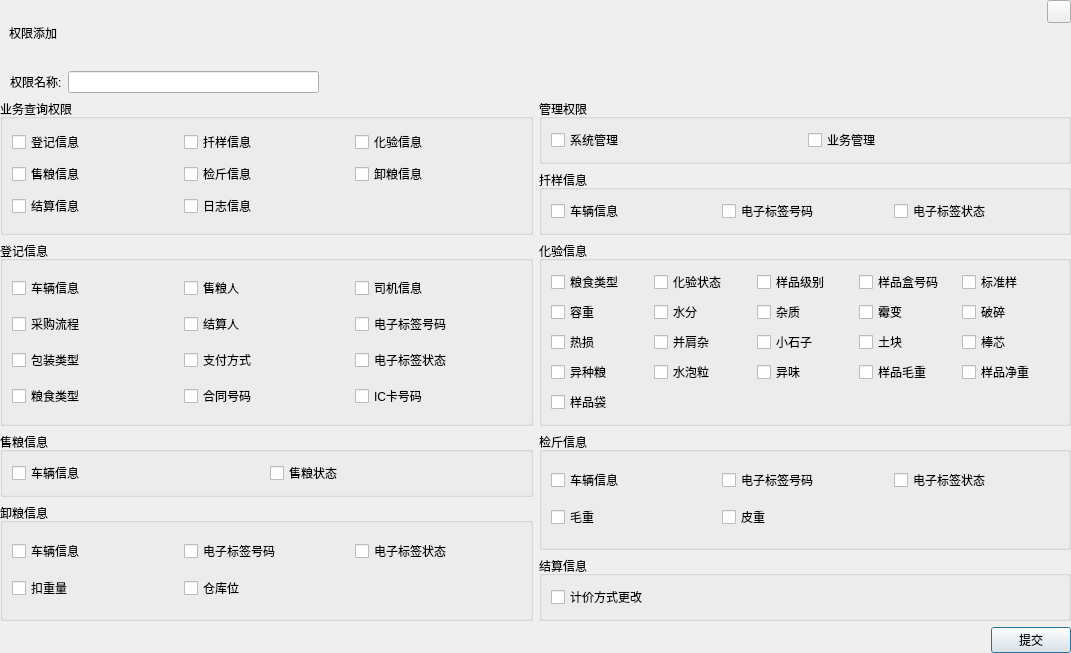
<?xml version="1.0" encoding="UTF-8"?>
<ui version="4.0">
 <class>FrmpermissionEdit</class>
 <widget class="QDialog" name="FrmpermissionEdit">
  <property name="geometry">
   <rect>
    <x>0</x>
    <y>0</y>
    <width>1071</width>
    <height>653</height>
   </rect>
  </property>
  <property name="windowTitle">
   <string>Dialog</string>
  </property>
  <layout class="QVBoxLayout" name="verticalLayout" stretch="1,1,8,1">
   <property name="leftMargin">
    <number>0</number>
   </property>
   <property name="topMargin">
    <number>0</number>
   </property>
   <property name="rightMargin">
    <number>0</number>
   </property>
   <property name="bottomMargin">
    <number>0</number>
   </property>
   <item>
    <widget class="QWidget" name="widget" native="true">
     <layout class="QHBoxLayout" name="horizontalLayout">
      <property name="topMargin">
       <number>0</number>
      </property>
      <property name="rightMargin">
       <number>0</number>
      </property>
      <property name="bottomMargin">
       <number>0</number>
      </property>
      <item>
       <widget class="QLabel" name="labTitle">
        <property name="text">
         <string>权限添加</string>
        </property>
       </widget>
      </item>
      <item>
       <spacer name="horizontalSpacer">
        <property name="orientation">
         <enum>Qt::Horizontal</enum>
        </property>
        <property name="sizeHint" stdset="0">
         <size>
          <width>40</width>
          <height>20</height>
         </size>
        </property>
       </spacer>
      </item>
      <item>
       <widget class="QWidget" name="widget_3" native="true">
        <layout class="QGridLayout" name="gridLayout">
         <property name="leftMargin">
          <number>0</number>
         </property>
         <property name="topMargin">
          <number>0</number>
         </property>
         <property name="rightMargin">
          <number>0</number>
         </property>
         <property name="bottomMargin">
          <number>0</number>
         </property>
         <item row="0" column="0">
          <widget class="QToolButton" name="toolButton">
           <property name="text">
            <string/>
           </property>
          </widget>
         </item>
         <item row="1" column="0">
          <spacer name="verticalSpacer">
           <property name="orientation">
            <enum>Qt::Vertical</enum>
           </property>
           <property name="sizeHint" stdset="0">
            <size>
             <width>20</width>
             <height>40</height>
            </size>
           </property>
          </spacer>
         </item>
        </layout>
       </widget>
      </item>
     </layout>
    </widget>
   </item>
   <item>
    <layout class="QHBoxLayout" name="horizontalLayout_3">
     <property name="leftMargin">
      <number>10</number>
     </property>
     <item>
      <widget class="QLabel" name="label_2">
       <property name="text">
        <string>权限名称:</string>
       </property>
      </widget>
     </item>
     <item>
      <widget class="QLineEdit" name="editPersisionName"/>
     </item>
     <item>
      <spacer name="horizontalSpacer_5">
       <property name="orientation">
        <enum>Qt::Horizontal</enum>
       </property>
       <property name="sizeHint" stdset="0">
        <size>
         <width>40</width>
         <height>20</height>
        </size>
       </property>
      </spacer>
     </item>
     <item>
      <spacer name="horizontalSpacer_4">
       <property name="orientation">
        <enum>Qt::Horizontal</enum>
       </property>
       <property name="sizeHint" stdset="0">
        <size>
         <width>40</width>
         <height>20</height>
        </size>
       </property>
      </spacer>
     </item>
     <item>
      <spacer name="horizontalSpacer_3">
       <property name="orientation">
        <enum>Qt::Horizontal</enum>
       </property>
       <property name="sizeHint" stdset="0">
        <size>
         <width>40</width>
         <height>20</height>
        </size>
       </property>
      </spacer>
     </item>
    </layout>
   </item>
   <item>
    <widget class="QWidget" name="widget_2" native="true">
     <layout class="QGridLayout" name="gridLayout_10">
      <property name="leftMargin">
       <number>0</number>
      </property>
      <property name="topMargin">
       <number>0</number>
      </property>
      <property name="rightMargin">
       <number>0</number>
      </property>
      <property name="bottomMargin">
       <number>0</number>
      </property>
      <item row="0" column="0" rowspan="2">
       <widget class="QGroupBox" name="groupBox">
        <property name="title">
         <string>业务查询权限</string>
        </property>
        <property name="checkable">
         <bool>false</bool>
        </property>
        <property name="checked">
         <bool>false</bool>
        </property>
        <layout class="QGridLayout" name="gridLayout_2">
         <item row="1" column="0">
          <widget class="QCheckBox" name="chkQuerySell">
           <property name="text">
            <string>售粮信息</string>
           </property>
          </widget>
         </item>
         <item row="0" column="1">
          <widget class="QCheckBox" name="chkQuerySampling">
           <property name="text">
            <string>扦样信息</string>
           </property>
          </widget>
         </item>
         <item row="1" column="1">
          <widget class="QCheckBox" name="chkQueryWeigh">
           <property name="text">
            <string>检斤信息</string>
           </property>
          </widget>
         </item>
         <item row="0" column="2">
          <widget class="QCheckBox" name="chkQueryAssay">
           <property name="text">
            <string>化验信息</string>
           </property>
          </widget>
         </item>
         <item row="0" column="0">
          <widget class="QCheckBox" name="chkQueryRegister">
           <property name="text">
            <string>登记信息</string>
           </property>
          </widget>
         </item>
         <item row="1" column="2">
          <widget class="QCheckBox" name="chkQueryUnload">
           <property name="text">
            <string>卸粮信息</string>
           </property>
          </widget>
         </item>
         <item row="2" column="0">
          <widget class="QCheckBox" name="chkQuerySettlement">
           <property name="text">
            <string>结算信息</string>
           </property>
          </widget>
         </item>
         <item row="2" column="1">
          <widget class="QCheckBox" name="chkQueryLog">
           <property name="text">
            <string>日志信息</string>
           </property>
          </widget>
         </item>
        </layout>
       </widget>
      </item>
      <item row="0" column="1">
       <widget class="QGroupBox" name="groupBox_2">
        <property name="title">
         <string>管理权限</string>
        </property>
        <property name="checkable">
         <bool>false</bool>
        </property>
        <property name="checked">
         <bool>false</bool>
        </property>
        <layout class="QGridLayout" name="gridLayout_4">
         <item row="0" column="0">
          <widget class="QCheckBox" name="chkSystem">
           <property name="text">
            <string>系统管理</string>
           </property>
          </widget>
         </item>
         <item row="0" column="1">
          <widget class="QCheckBox" name="chkbusiness">
           <property name="text">
            <string>业务管理</string>
           </property>
          </widget>
         </item>
        </layout>
       </widget>
      </item>
      <item row="1" column="1">
       <widget class="QGroupBox" name="groupBox_4">
        <property name="title">
         <string>扦样信息</string>
        </property>
        <layout class="QGridLayout" name="gridLayout_9">
         <item row="0" column="0">
          <widget class="QCheckBox" name="chkSamplingVehicle">
           <property name="text">
            <string>车辆信息</string>
           </property>
          </widget>
         </item>
         <item row="0" column="1">
          <widget class="QCheckBox" name="chkSamplingTagID">
           <property name="text">
            <string>电子标签号码</string>
           </property>
          </widget>
         </item>
         <item row="0" column="2">
          <widget class="QCheckBox" name="chkSamplingTagStatus">
           <property name="text">
            <string>电子标签状态</string>
           </property>
          </widget>
         </item>
        </layout>
       </widget>
      </item>
      <item row="2" column="0">
       <widget class="QGroupBox" name="groupBox_3">
        <property name="title">
         <string>登记信息</string>
        </property>
        <property name="checkable">
         <bool>false</bool>
        </property>
        <layout class="QGridLayout" name="gridLayout_3">
         <item row="0" column="0">
          <widget class="QCheckBox" name="chkRegisterVehicle">
           <property name="text">
            <string>车辆信息</string>
           </property>
          </widget>
         </item>
         <item row="0" column="1">
          <widget class="QCheckBox" name="chkRegisterSeller">
           <property name="text">
            <string>售粮人</string>
           </property>
          </widget>
         </item>
         <item row="0" column="2">
          <widget class="QCheckBox" name="chkRegisterDriver">
           <property name="text">
            <string>司机信息</string>
           </property>
          </widget>
         </item>
         <item row="1" column="0">
          <widget class="QCheckBox" name="chkRegisterPurchase">
           <property name="text">
            <string>采购流程</string>
           </property>
          </widget>
         </item>
         <item row="1" column="1">
          <widget class="QCheckBox" name="chkRegisterReceiver">
           <property name="text">
            <string>结算人</string>
           </property>
          </widget>
         </item>
         <item row="1" column="2">
          <widget class="QCheckBox" name="chkRegisterTagID">
           <property name="text">
            <string>电子标签号码</string>
           </property>
          </widget>
         </item>
         <item row="2" column="0">
          <widget class="QCheckBox" name="chkRegisterPackType">
           <property name="text">
            <string>包装类型</string>
           </property>
          </widget>
         </item>
         <item row="2" column="1">
          <widget class="QCheckBox" name="chkRegisterPayType">
           <property name="text">
            <string>支付方式</string>
           </property>
          </widget>
         </item>
         <item row="2" column="2">
          <widget class="QCheckBox" name="chkRegisterTagStatus">
           <property name="text">
            <string>电子标签状态</string>
           </property>
          </widget>
         </item>
         <item row="3" column="0">
          <widget class="QCheckBox" name="chkRegisterGrainType">
           <property name="text">
            <string>粮食类型</string>
           </property>
          </widget>
         </item>
         <item row="3" column="1">
          <widget class="QCheckBox" name="chkRegisterContract">
           <property name="text">
            <string>合同号码</string>
           </property>
          </widget>
         </item>
         <item row="3" column="2">
          <widget class="QCheckBox" name="chkRegisterICID">
           <property name="text">
            <string>IC卡号码</string>
           </property>
          </widget>
         </item>
        </layout>
       </widget>
      </item>
      <item row="2" column="1">
       <widget class="QGroupBox" name="groupBox_5">
        <property name="title">
         <string>化验信息</string>
        </property>
        <property name="checkable">
         <bool>false</bool>
        </property>
        <layout class="QGridLayout" name="gridLayout_5">
         <item row="0" column="0">
          <widget class="QCheckBox" name="chkAssayGrainType">
           <property name="text">
            <string>粮食类型</string>
           </property>
          </widget>
         </item>
         <item row="0" column="1">
          <widget class="QCheckBox" name="chkAssayStatus">
           <property name="text">
            <string>化验状态</string>
           </property>
          </widget>
         </item>
         <item row="0" column="2">
          <widget class="QCheckBox" name="chkAssayYPJB">
           <property name="text">
            <string>样品级别</string>
           </property>
          </widget>
         </item>
         <item row="0" column="3">
          <widget class="QCheckBox" name="chkAssayBoxID">
           <property name="text">
            <string>样品盒号码</string>
           </property>
          </widget>
         </item>
         <item row="0" column="4">
          <widget class="QCheckBox" name="chkAssayStandard">
           <property name="text">
            <string>标准样</string>
           </property>
          </widget>
         </item>
         <item row="1" column="0">
          <widget class="QCheckBox" name="chkAssayRZ">
           <property name="text">
            <string>容重</string>
           </property>
          </widget>
         </item>
         <item row="1" column="1">
          <widget class="QCheckBox" name="chkAssayWater">
           <property name="text">
            <string>水分</string>
           </property>
          </widget>
         </item>
         <item row="1" column="2">
          <widget class="QCheckBox" name="chkAssayZZ">
           <property name="text">
            <string>杂质</string>
           </property>
          </widget>
         </item>
         <item row="1" column="3">
          <widget class="QCheckBox" name="chkAssayMB">
           <property name="text">
            <string>霉变</string>
           </property>
          </widget>
         </item>
         <item row="1" column="4">
          <widget class="QCheckBox" name="chkAssayPS">
           <property name="text">
            <string>破碎</string>
           </property>
          </widget>
         </item>
         <item row="2" column="0">
          <widget class="QCheckBox" name="chkAssayRS">
           <property name="text">
            <string>热损</string>
           </property>
          </widget>
         </item>
         <item row="2" column="1">
          <widget class="QCheckBox" name="chkAssayBJZ">
           <property name="text">
            <string>并肩杂</string>
           </property>
          </widget>
         </item>
         <item row="2" column="2">
          <widget class="QCheckBox" name="chkAssayXSZ">
           <property name="text">
            <string>小石子</string>
           </property>
          </widget>
         </item>
         <item row="2" column="3">
          <widget class="QCheckBox" name="chkAssayTK">
           <property name="text">
            <string>土块</string>
           </property>
          </widget>
         </item>
         <item row="2" column="4">
          <widget class="QCheckBox" name="chkAssayBX">
           <property name="text">
            <string>棒芯</string>
           </property>
          </widget>
         </item>
         <item row="3" column="0">
          <widget class="QCheckBox" name="chkAssayYZL">
           <property name="text">
            <string>异种粮</string>
           </property>
          </widget>
         </item>
         <item row="3" column="1">
          <widget class="QCheckBox" name="chkAssaySPL">
           <property name="text">
            <string>水泡粒</string>
           </property>
          </widget>
         </item>
         <item row="3" column="2">
          <widget class="QCheckBox" name="chkAssayYW">
           <property name="text">
            <string>异味</string>
           </property>
          </widget>
         </item>
         <item row="3" column="3">
          <widget class="QCheckBox" name="chkAssayMZ">
           <property name="text">
            <string>样品毛重</string>
           </property>
          </widget>
         </item>
         <item row="3" column="4">
          <widget class="QCheckBox" name="chkAssayJZ">
           <property name="text">
            <string>样品净重</string>
           </property>
          </widget>
         </item>
         <item row="4" column="0">
          <widget class="QCheckBox" name="chkAssayYMD">
           <property name="text">
            <string>样品袋</string>
           </property>
          </widget>
         </item>
        </layout>
       </widget>
      </item>
      <item row="3" column="0">
       <widget class="QGroupBox" name="groupBox_6">
        <property name="title">
         <string>售粮信息</string>
        </property>
        <property name="checkable">
         <bool>false</bool>
        </property>
        <layout class="QGridLayout" name="gridLayout_8">
         <item row="0" column="0">
          <widget class="QCheckBox" name="chkSellVehicle">
           <property name="text">
            <string>车辆信息</string>
           </property>
          </widget>
         </item>
         <item row="0" column="1">
          <widget class="QCheckBox" name="chkSellStatus">
           <property name="text">
            <string>售粮状态</string>
           </property>
          </widget>
         </item>
        </layout>
       </widget>
      </item>
      <item row="3" column="1" rowspan="2">
       <widget class="QGroupBox" name="groupBox_7">
        <property name="title">
         <string>检斤信息</string>
        </property>
        <property name="checkable">
         <bool>false</bool>
        </property>
        <layout class="QGridLayout" name="gridLayout_6">
         <item row="0" column="0">
          <widget class="QCheckBox" name="chkWeighVehicle">
           <property name="text">
            <string>车辆信息</string>
           </property>
          </widget>
         </item>
         <item row="0" column="1">
          <widget class="QCheckBox" name="chkWeighTagID">
           <property name="text">
            <string>电子标签号码</string>
           </property>
          </widget>
         </item>
         <item row="0" column="2">
          <widget class="QCheckBox" name="chkWeighTagStatus">
           <property name="text">
            <string>电子标签状态</string>
           </property>
          </widget>
         </item>
         <item row="1" column="0">
          <widget class="QCheckBox" name="chkWeighRough">
           <property name="text">
            <string>毛重</string>
           </property>
          </widget>
         </item>
         <item row="1" column="1">
          <widget class="QCheckBox" name="chkWeighTare">
           <property name="text">
            <string>皮重</string>
           </property>
          </widget>
         </item>
        </layout>
       </widget>
      </item>
      <item row="4" column="0" rowspan="2">
       <widget class="QGroupBox" name="groupBox_8">
        <property name="title">
         <string>卸粮信息</string>
        </property>
        <property name="flat">
         <bool>false</bool>
        </property>
        <property name="checkable">
         <bool>false</bool>
        </property>
        <property name="checked">
         <bool>false</bool>
        </property>
        <layout class="QGridLayout" name="gridLayout_7">
         <item row="0" column="0">
          <widget class="QCheckBox" name="chkUnloadVehicle">
           <property name="text">
            <string>车辆信息</string>
           </property>
          </widget>
         </item>
         <item row="0" column="1">
          <widget class="QCheckBox" name="chkUnloadTagID">
           <property name="text">
            <string>电子标签号码</string>
           </property>
          </widget>
         </item>
         <item row="0" column="2">
          <widget class="QCheckBox" name="chkUnloadTagStatus">
           <property name="text">
            <string>电子标签状态</string>
           </property>
          </widget>
         </item>
         <item row="1" column="0">
          <widget class="QCheckBox" name="chkUnloadTake">
           <property name="text">
            <string>扣重量</string>
           </property>
          </widget>
         </item>
         <item row="1" column="1">
          <widget class="QCheckBox" name="chkUnloadPos">
           <property name="text">
            <string>仓库位</string>
           </property>
          </widget>
         </item>
        </layout>
       </widget>
      </item>
      <item row="5" column="1">
       <widget class="QGroupBox" name="groupBox_9">
        <property name="title">
         <string>结算信息</string>
        </property>
        <property name="checkable">
         <bool>false</bool>
        </property>
        <property name="checked">
         <bool>false</bool>
        </property>
        <layout class="QGridLayout" name="gridLayout_11">
         <item row="0" column="0">
          <widget class="QCheckBox" name="chkSettlementValuation">
           <property name="text">
            <string>计价方式更改</string>
           </property>
          </widget>
         </item>
        </layout>
       </widget>
      </item>
     </layout>
    </widget>
   </item>
   <item>
    <layout class="QHBoxLayout" name="horizontalLayout_2">
     <item>
      <spacer name="horizontalSpacer_2">
       <property name="orientation">
        <enum>Qt::Horizontal</enum>
       </property>
       <property name="sizeHint" stdset="0">
        <size>
         <width>40</width>
         <height>20</height>
        </size>
       </property>
      </spacer>
     </item>
     <item>
      <widget class="QPushButton" name="btnEdit">
       <property name="text">
        <string>提交</string>
       </property>
      </widget>
     </item>
    </layout>
   </item>
  </layout>
 </widget>
 <resources/>
 <connections/>
</ui>
